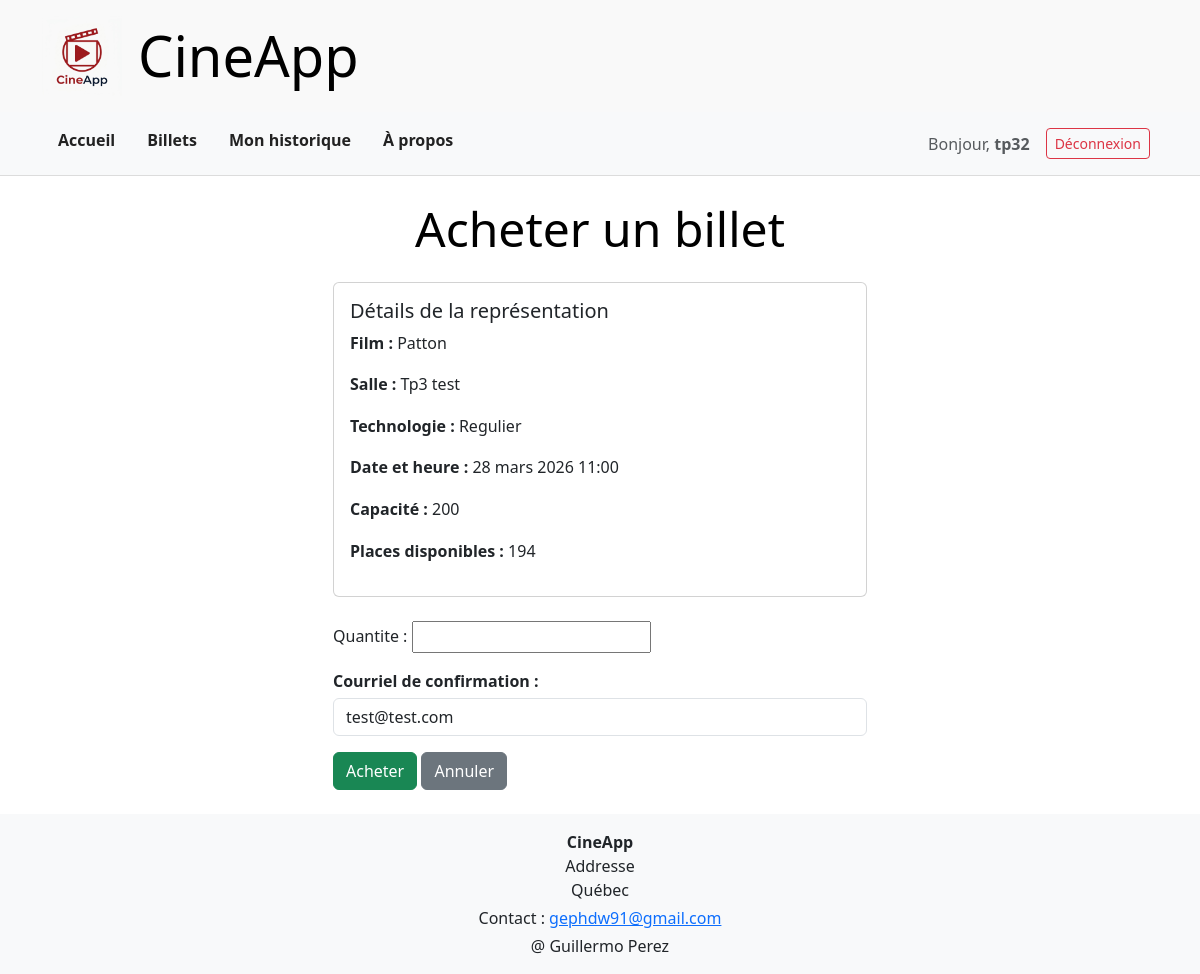
/billets/13/add/ (signed in), run on the app's committed database.
### cinema/models.py (models this page shows, shortened)
class Representation(models.Model):
    idSalle = models.ForeignKey(Salle, on_delete=models.CASCADE)
    idFilm = models.ForeignKey(Films, on_delete=models.CASCADE)
    dateHeure = models.DateTimeField()
    technologie = models.ForeignKey(
        Technologie, on_delete=models.PROTECT, null=True
    )  # S'on delete une tech --> djang throws error... si je mettre null not true Django me throw erreur de migration

class Films(models.Model):
    Categories = [
        ("enfants", "Enfants"),
        ("famille", "Famille"),
        ("sci-fi", "sci-fi"),
        ("action", "Action"),
        ("horreur", "Horreur"),
        ("comedie", "Comédie"),
        ("adultes", "Adultes"),
    ]
    titre = models.CharField(max_length=50)
    duree = models.PositiveIntegerField(default=120, help_text="Durée en minutes")
    description = models.TextField()
    categorie = models.CharField(max_length=50, choices=Categories)
    img = models.URLField(max_length=200, blank=True)
    technologies = models.ManyToManyField(Technologie)
    def __str__(self):
        return self.titre

class Salle(models.Model):
    noSalle = models.CharField(max_length=50)
    capacite = models.PositiveIntegerField(
        default=250, validators=[MinValueValidator(1), MaxValueValidator(250)]
    )
    technologies = models.ManyToManyField(Technologie)
    def __str__(self):
        return self.noSalle

class Technologie(models.Model):
    nomTechno = models.CharField(max_length=50)
    def __str__(self):
        return self.nomTechno

### cinema/views.py (the view, shortened to what this page needs)
class BilletCreateView(LoginRequiredMixin, SuccessMessageMixin, CreateView):
    model = Billet
    form_class = BilletForm
    template_name = "billets/billet_form.html"
    success_url = "/"
    success_message = "Billet acheté avec succès!"
    def dispatch(self, request, *args, **kwargs):
        from django.db.models import Sum
        self.representation = get_object_or_404(Representation, id=self.kwargs["id"])
        billets_vendus = (
            Billet.objects.filter(idRepresentation=self.representation).aggregate(
                total=Sum("quantite")
            )["total"]
            or 0
        )
        self.places_restantes = self.representation.idSalle.capacite - billets_vendus
        if self.places_restantes <= 0:
            messages.error(
                request, "Désolé, il ne reste plus de places pour cette représentation."
            )
            return redirect("accueil")
        return super().dispatch(request, *args, **kwargs)
    def get_context_data(self, **kwargs):
        context = super().get_context_data(**kwargs)
        context["representation"] = self.representation
        context["places_restantes"] = self.places_restantes
        return context

### cinema/forms.py (shortened to what this page needs)
class BilletForm(forms.ModelForm):
    class Meta:
        model = Billet
        fields = ["quantite"]

### monCinema/templates/billets/billet_form.html (shortened to what this page needs)
{% extends 'maitre.html' %}
{% block titrepage %}Acheter un billet{% endblock %}
{% block contenu %}
<div class="container mt-4">
    <div class="row justify-content-center">
        <div class="col-md-6">
            <div class="card mb-4">
                <div class="card-body">
                    <h5 class="card-title">Détails de la représentation</h5>
                    <p><strong>Film :</strong> {{ representation.idFilm }}</p>
                    <p><strong>Salle :</strong> {{ representation.idSalle }}</p>
                    <p><strong>Technologie :</strong> {{ representation.technologie }}</p>
                    <p><strong>Date et heure :</strong> {{ representation.dateHeure }}</p>
                    <p><strong>Capacité :</strong> {{ representation.idSalle.capacite }}</p>
                    <p><strong>Places disponibles :</strong> {{ places_restantes }}</p>
                </div>
            </div>
            <form method="POST">
                {{ form.as_p }}
                <p>
                    <label for="email"><strong>Courriel de confirmation :</strong></label><br>
                    <input type="email" id="email" name="email" class="form-control mt-1"
                        placeholder="votre@courriel.com" value="{{ request.user.email }}" required>
                </p>
                <button type="submit" class="btn btn-success">Acheter</button>
                <a href="{% url 'representation_list' %}" class="btn btn-secondary">Annuler</a>
            </form>
        </div>
    </div>
</div>
{% endblock %}

### monCinema/templates/menu.html (shortened to what this page needs)
  <nav class="bg-light py-3 main-nav">
    <div class="container d-flex justify-content-between">
      <div class="d-flex">
        <a href="{% url 'accueil' %}" class="mx-3 nav-link-custom">Accueil</a>
        <a href="{% url 'billets' %}" class="mx-3 nav-link-custom">Billets</a>
        {% if user.is_authenticated and not user.is_staff %}
          <a href="{% url 'historique' %}" class="mx-3 nav-link-custom">Mon historique</a>
        {% endif %}
        <a href="{% url 'apropos' %}" class="mx-3 nav-link-custom">À propos</a>
      </div>
      <div class="d-flex align-items-center">
        {% if user.is_authenticated %}
          <span class="mx-2 text-muted">Bonjour, <strong>{{ user.username }}</strong></span>
          <form method="post" action="{% url 'logout' %}" class="d-inline m-0">
            <button type="submit" class="btn btn-outline-danger btn-sm mx-2">Déconnexion</button>
          </form>
        {% else %}
          <a href="{% url 'login' %}" class="btn btn-outline-primary btn-sm mx-2">Connexion</a>
          <a href="{% url 'register' %}" class="btn btn-primary btn-sm mx-2">S'inscrire</a>
        {% endif %}
      </div>
    </div>
  </nav>

### monCinema/static/css/styles.css (style rules this page uses)
:root { --color-wh: #ffffff; --color-bl: #000000; --color-dark: #222; --color-border-lt: #dcdcdc; --color-border-med: #bbb; --color-border-img: #ddd; --color-bg-lt: #f9f9f9; --color-bg-blu: #0909e8; --color-shadow: rgba(0, 0, 0, 0.05); --padding-base: 16px; }
.main-nav { border-bottom: 1px solid var(--color-border-lt); }
.nav-link-custom { color: var(--color-dark); text-decoration: none; font-weight: 600; position: relative; padding-bottom: 4px; transition: color 0.25s ease, transform 0.25s ease; }
.col-md-6 p { text-align: justify; line-height: 1.6; margin-bottom: 1rem; }

### data on the page
Representation: idFilm "Patton", idSalle "Tp3 test", technologie "Regulier", dateHeure "28 mars 2026 11:00", idSalle.capacite "200"

### other printed values
{{ user.username }} "tp32"
{{ places_restantes }} "194"
